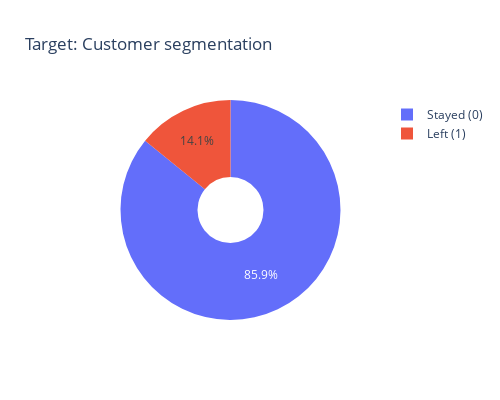

Notebook code for this chart:
### Markdown cell above
#### 2.2.2 Target Distriubtion

### Code cell
# plot pie chart to get the information about the percentage of Telecom Customers churning using Plotly histogram

# prepare the values to plot
labels = ['Stayed (0)', 'Left (1)']                    # create the variables to plot 
values = telecom_df['class'].value_counts().to_list()  # get their distribution

# create a donut-shaped representation
fig = go.Figure(data=[go.Pie(labels=labels, values=values, hole=.3)])
fig.update_layout(title_text='Target: Customer segmentation', width=500, height=400)
fig.show()

### Figure 1 — Plotly figure (JSON) as saved in the notebook; plotly's stock layout.template omitted (floating-point values rounded to 4 significant figures)
{"data": [{"hole": 0.3, "labels": ["Stayed (0)", "Left (1)"], "type": "pie", "values": [4293, 707]}], "layout": {"height": 400, "title": {"text": "Target: Customer segmentation"}, "width": 500}}
